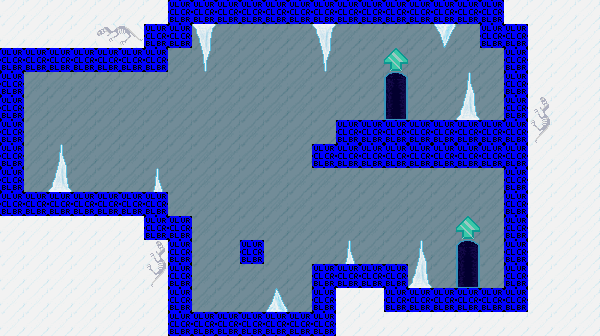

Rendered tile map (Tiled .tmx) drawn with the repository's tilesets; below, a short description and the map source with its tile grids summarised:
An orthogonal 25x14 tile map with 24x24 px tiles, 4 tile layers (background, floor, details, collision), 2 tilesets and 17 objects (9x sprite, 3x material, 2x enemy, 2x door, liquid).

<map version="1.0" orientation="orthogonal" width="25" height="14" tilewidth="24" tileheight="24">
 <properties>
  <property name="respawn" value="frozencave-2" />
  <property name="soundtrack" value="winter2" />
  <property name="title" value="Frozen Cave 2" />
 </properties>
 <tileset firstgid="1" name="frozencave" tilewidth="24" tileheight="24">
  <image source="../images/tilesets/frozencave.png" width="192" height="240" />
 </tileset>
 <tileset firstgid="81" name="collisions" tilewidth="24" tileheight="24">
  <image source="../images/tilesets/collisions.png" width="512" height="512" />
 </tileset>
 <layer name="background" width="25" height="14">
  <data>[350 cells, 300 non-empty, 1 distinct tile ids]</data>
 </layer>
 <layer name="floor" width="25" height="14">
  <data>[350 cells, 192 non-empty, 13 distinct tile ids]</data>
 </layer>
 <layer name="details" width="25" height="14">
  <data>[350 cells, 20 non-empty, 10 distinct tile ids]</data>
 </layer>
 <layer name="collision" width="25" height="14">
  <data>[350 cells, 86 non-empty, 1 distinct tile ids]</data>
 </layer>
 <objectgroup name="nodes" width="25" height="14">
  <object type="liquid" x="192" y="288" width="120" height="24">
   <properties>
    <property name="drag" value="true" />
    <property name="opacity" value="0.7" />
    <property name="speed" value="0.2" />
    <property name="sprite" value="images/liquid/water2.png" />
   </properties>
  </object>
  <object type="sprite" x="336" y="48" width="24" height="24">
   <properties>
    <property name="animation" value="1-4,1|1-4,2|1,1" />
    <property name="height" value="24" />
    <property name="random" value="true" />
    <property name="sheet" value="images/sparkle.png" />
    <property name="speed" value="0.1" />
    <property name="width" value="24" />
    <property name="window" value="5" />
   </properties>
  </object>
  <object type="sprite" x="168" y="120" width="24" height="24">
   <properties>
    <property name="animation" value="1-4,1|1-4,2|1,1" />
    <property name="height" value="24" />
    <property name="random" value="true" />
    <property name="sheet" value="images/sparkle.png" />
    <property name="speed" value="0.1" />
    <property name="width" value="24" />
    <property name="window" value="5" />
   </properties>
  </object>
  <object type="sprite" x="240" y="72" width="24" height="24">
   <properties>
    <property name="animation" value="1-4,1|1-4,2|1,1" />
    <property name="height" value="24" />
    <property name="random" value="true" />
    <property name="sheet" value="images/sparkle.png" />
    <property name="speed" value="0.1" />
    <property name="width" value="24" />
    <property name="window" value="5" />
   </properties>
  </object>
  <object type="sprite" x="336" y="216" width="24" height="24">
   <properties>
    <property name="animation" value="1-4,1|1-4,2|1,1" />
    <property name="height" value="24" />
    <property name="random" value="true" />
    <property name="sheet" value="images/sparkle.png" />
    <property name="speed" value="0.1" />
    <property name="width" value="24" />
    <property name="window" value="5" />
   </properties>
  </object>
  <object type="sprite" x="204" y="180" width="24" height="24">
   <properties>
    <property name="animation" value="1-4,1|1-4,2|1,1" />
    <property name="height" value="24" />
    <property name="random" value="true" />
    <property name="sheet" value="images/sparkle.png" />
    <property name="speed" value="0.1" />
    <property name="width" value="24" />
    <property name="window" value="5" />
   </properties>
  </object>
  <object type="sprite" x="408" y="192" width="24" height="24">
   <properties>
    <property name="animation" value="1-4,1|1-4,2|1,1" />
    <property name="height" value="24" />
    <property name="random" value="true" />
    <property name="sheet" value="images/sparkle.png" />
    <property name="speed" value="0.1" />
    <property name="width" value="24" />
    <property name="window" value="5" />
   </properties>
  </object>
  <object type="sprite" x="444" y="84" width="24" height="24">
   <properties>
    <property name="animation" value="1-4,1|1-4,2|1,1" />
    <property name="height" value="24" />
    <property name="random" value="true" />
    <property name="sheet" value="images/sparkle.png" />
    <property name="speed" value="0.1" />
    <property name="width" value="24" />
    <property name="window" value="5" />
   </properties>
  </object>
  <object type="sprite" x="480" y="192" width="24" height="24">
   <properties>
    <property name="animation" value="1-4,1|1-4,2|1,1" />
    <property name="height" value="24" />
    <property name="random" value="true" />
    <property name="sheet" value="images/sparkle.png" />
    <property name="speed" value="0.1" />
    <property name="width" value="24" />
    <property name="window" value="5" />
   </properties>
  </object>
  <object type="enemy" x="168" y="48" width="24" height="24">
   <properties>
    <property name="enemytype" value="bat" />
    <property name="sheet" value="icebat" />
   </properties>
  </object>
  <object name="main" type="door" x="384" y="72" width="24" height="48">
   <properties>
    <property name="level" value="frozencave" />
    <property name="sound" value="false" />
    <property name="to" value="next" />
   </properties>
  </object>
  <object name="next" type="door" x="456" y="240" width="24" height="48">
   <properties>
    <property name="level" value="frozencave-3" />
    <property name="sound" value="false" />
    <property name="to" value="main" />
   </properties>
  </object>
  <object type="sprite" x="72" y="120" width="24" height="24">
   <properties>
    <property name="animation" value="1-4,1|1-4,2|1,1" />
    <property name="height" value="24" />
    <property name="random" value="true" />
    <property name="sheet" value="images/sparkle.png" />
    <property name="speed" value="0.1" />
    <property name="width" value="24" />
    <property name="window" value="5" />
   </properties>
  </object>
  <object type="enemy" x="48" y="144" width="48" height="48">
   <properties>
    <property name="enemytype" value="snowman" />
   </properties>
  </object>
  <object name="bone" type="material" x="336" y="96" width="24" height="24" />
  <object name="bone" type="material" x="312" y="240" width="24" height="24" />
  <object name="crystal" type="material" x="144" y="168" width="24" height="24" />
 </objectgroup>
</map>
